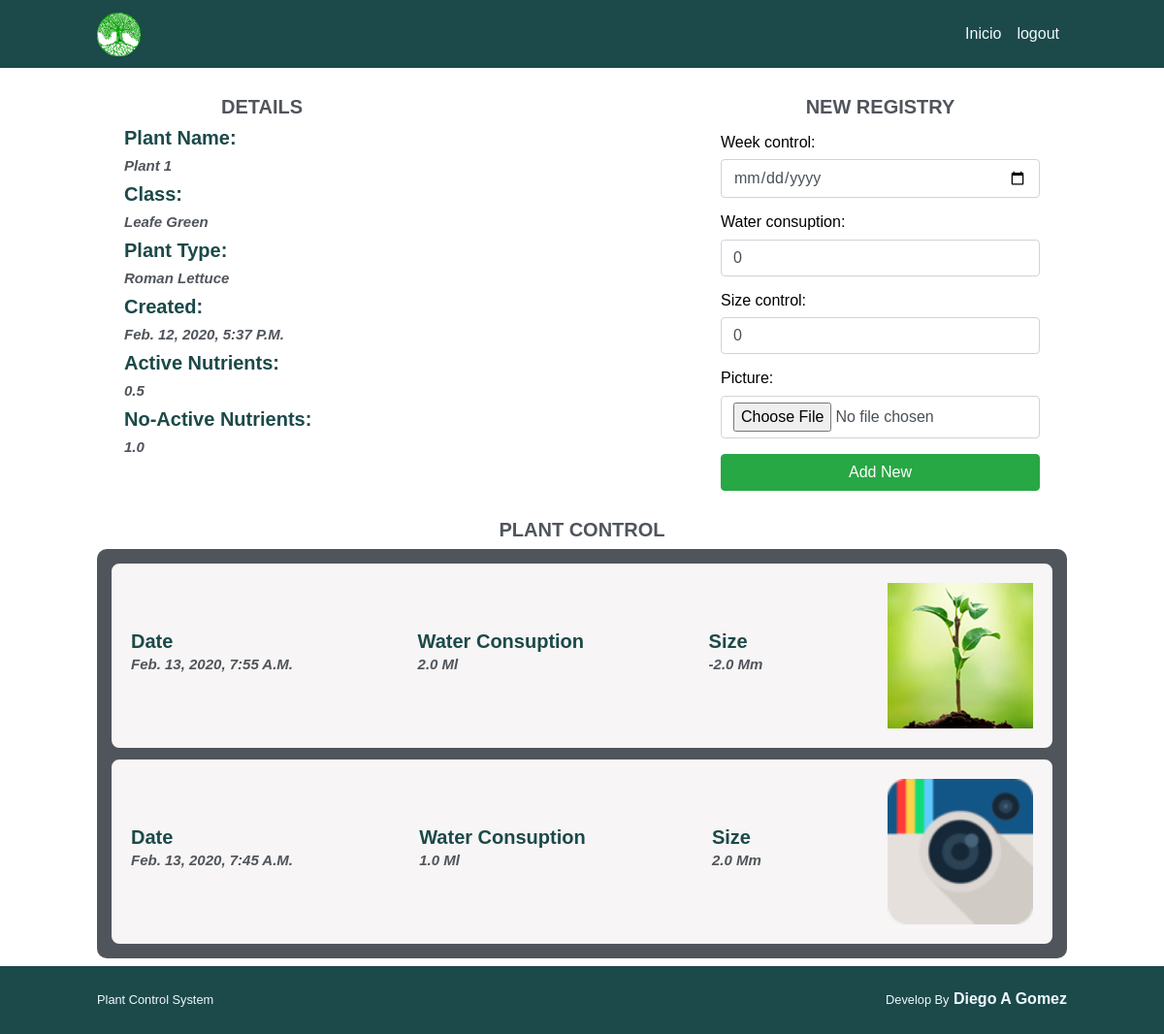
/registers/new/10/ (signed in), run on the app's committed database.
### plants/models.py (models this page shows, shortened)
class Plants(models.Model):
    plant_name = models.CharField(max_length=20, null=True)
    plant_class = models.CharField(max_length=40, null=True)
    plant_type = models.CharField(max_length=20, null=True)
    active_nutrients = models.FloatField(default=0)
    noactive_nutrients = models.FloatField(default=0)
    created = models.DateTimeField(auto_now=True)

### registers/models.py (models this page shows)
class Registry(models.Model):
    plant = models.ForeignKey(Plants, on_delete=models.CASCADE, null=True)
    week_control = models.DateTimeField(blank=True)
    water_consuption = models.FloatField(default=0)
    size_control = models.FloatField(default=0)
    picture = models.ImageField(upload_to='registers/picture',
                                height_field=None,
                                width_field=None,
                                max_length=None,
                                blank=True,
                                null=True
                                )
    created = models.DateTimeField(auto_now=True)
    modified = models.DateTimeField(auto_now_add=True)
    class Meta():
        ordering = ['-created']

### plants/views.py (the view, shortened to what this page needs)
class PlantDetails(LoginRequiredMixin, DetailView, FormView):
    template_name = 'registers/new_register.html'
    slug_field = 'id'
    slug_url_kwarg = 'id'
    queryset = Plants.objects.all()
    context_object_name = 'id'
    form_class = RegisterForm
    def get_context_data(self, *args, **kwargs):
        plant = self.get_object()
        registers = Registry.objects.filter(plant=plant)
        context = {
            'plant': self.get_object(),
            'registers' : registers,
            'form' : RegisterForm()
        }
        return context

### registers/forms.py
class RegisterForm(forms.ModelForm):
    class Meta:
        model = Registry
        fields = ('week_control', 'water_consuption','size_control', 'picture')
        widgets = {
            'week_control': DateInput()
        }
    def __init__(self, *args, **kwargs):
        super().__init__(*args, **kwargs)
        for f in self.fields:
            self.fields[f].widget.attrs.update({'class': 'form-control', 'placeholder': self.snake_to_word(f)})
    @staticmethod
    def snake_to_word(word):
        return ' '.join(x.capitalize() or '_' for x in word.split('_'))

### templates/registers/new_register.html (shortened to what this page needs)
{% extends "base.html" %}
{% block container %}
<div class="register-container">
    <div class="data-register-plant">
        <h2>Details</h2>
        <h5>plant name:</h5>
        <h6>{{ plant.plant_name }}</h6>
        <h5>class:</h5>
        <h6>{{ plant.plant_class }}</h6>
        <h5>plant Type:</h5>
        <h6>{{ plant.plant_type }}</h6>
        <h5>created:</h5>
        <h6>{{ plant.created }}</h6>
        <h5>active nutrients:</h5>
        <h6>{{ plant.active_nutrients}}</h6>
        <h5>no-active nutrients:</h5>
        <h6>{{ plant.noactive_nutrients}}</h6>
    </div>
    <div class="form-register">
        <h2>New registry</h2>
        <div class="mt-3">
        <form method="POST" enctype="multipart/form-data">
            {{ form.as_p}}
            <button type="submit" class="btn btn-success btn-block mt-1">Add New</button>
        </form>
        </div>
    </div>
</div>
<div>
    <h2> plant control </h2>
    <div class="display-plants">
        {% for register in registers %}
        {% include "registers/plant_control.html" %}
        {% endfor %}
    </div>
</div>
{% endblock%}

### templates/registers/plant_control.html
<div class="register-control" style="margin: 8px;
                                    display: flex;
                                    justify-content: space-between;
                                    align-items: center;
                                    border-radius: 10px;
                                    border: 2px solid #50555c;
                                    background-color: rgba(253, 251, 251, 0.966);
                                    color: #50555c;
                                    padding: 20px;">
    <div>
        <h4>Date</h4>
        <h6>{{ register.modified}}</h6>
    </div>
    <div>
        <h4>Water consuption</h4>
        <h6>{{ register.water_consuption }} ml</h6>
    </div>
    <div>
        <h4>Size</h4>
        <h6>{{ register.size_control }} mm</h6>
    </div>
    <div>
    <img class= height="150" width="150"
    src="{{ register.picture.url }}" alt="{{ register.plant_name }}">
    </div>
</div>

### static/css/main.css (style rules this page uses)
body { font-family: "Source Sans Pro", sans-serif; margin: 0px; }
h2 { color: #50555c; text-transform: uppercase; font-family: "Source Sans Pro", sans-serif; font-weight: bold; font-size: 20px; text-align: center; margin-top: 0px; }
h4 { color: rgb(28, 73, 73); text-transform: capitalize; font-family: "Source Sans Pro", sans-serif; font-weight: bold; font-size: 20px; margin: 0px; margin-bottom: 3px; }
h5 { color: rgb(28, 73, 73); text-transform: capitalize; font-family: "Source Sans Pro", sans-serif; font-weight: bold; font-size: 20px; text-align: left; margin-top: 0px; margin-bottom: 8px; }
h6 { color: #50555c; text-transform: capitalize; font-family: "Source Sans Pro", sans-serif; font-weight: bold; font-size: 15px; text-align: left; margin-top: 0px; margin-bottom: 8px; font-style: italic; }
.register-container { padding: 20px; display: flex; justify-content: space-between; }
.data-register-plant { align-items: initial; margin-top: 0px; width: 300px; padding: 8px; }
.form-register { border-radius: 8px; padding: 8px; }
.display-plants { background-color: #50555c; padding: 5px; border-radius: 10px; }
.register-control { margin: 8px; display: flex; justify-content: space-between; align-items: center; border-radius: 10px; border: 1px solid #50555c; background-color: rgba(253, 251, 251, 0.966); color: #50555c; padding: 20px; }

### data on the page
Plants: plant_name "Plant 1", plant_class "Leafe Green", plant_type "Roman Lettuce", created "Feb. 12, 2020, 5:37 P.m.", active_nutrients "0.5", noactive_nutrients "1.0"
Registry: modified "Feb. 13, 2020, 7:55 A.m.", water_consuption "2.0", size_control "-2.0", picture (picture)
Registry: modified "Feb. 13, 2020, 7:45 A.m.", water_consuption "1.0", size_control "2.0", picture (picture)
